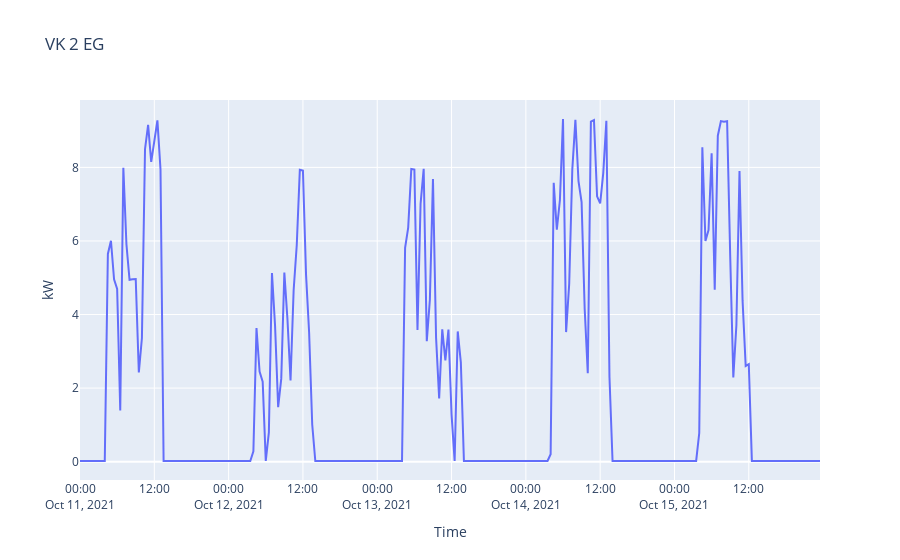

Notebook code cell kept with this figure:
### Code cell
px.line(
    x=df.index, y=df.kw, 
    title='VK 2 EG',
    labels={
        'x': 'Time',
        'y': 'kW'
    })

### Figure 1 — Plotly figure (JSON) as saved in the notebook; plotly's stock layout.template omitted (floating-point values rounded to 4 significant figures; data arrays with more than 128 entries replaced by an {"elided": "..."} marker saying what was removed)
{"data": [{"hovertemplate": "Time=%{x}<br>kW=%{y}<extra></extra>", "legendgroup": "", "line": {"color": "#636efa", "dash": "solid"}, "marker": {"symbol": "circle"}, "mode": "lines", "name": "", "orientation": "v", "showlegend": false, "type": "scatter", "x": {"elided": "240 str values"}, "xaxis": "x", "y": {"elided": "240 float values"}, "yaxis": "y"}], "layout": {"legend": {"tracegroupgap": 0}, "title": {"text": "VK 2 EG"}, "xaxis": {"anchor": "y", "domain": [0, 1], "title": {"text": "Time"}}, "yaxis": {"anchor": "x", "domain": [0, 1], "title": {"text": "kW"}}}}
